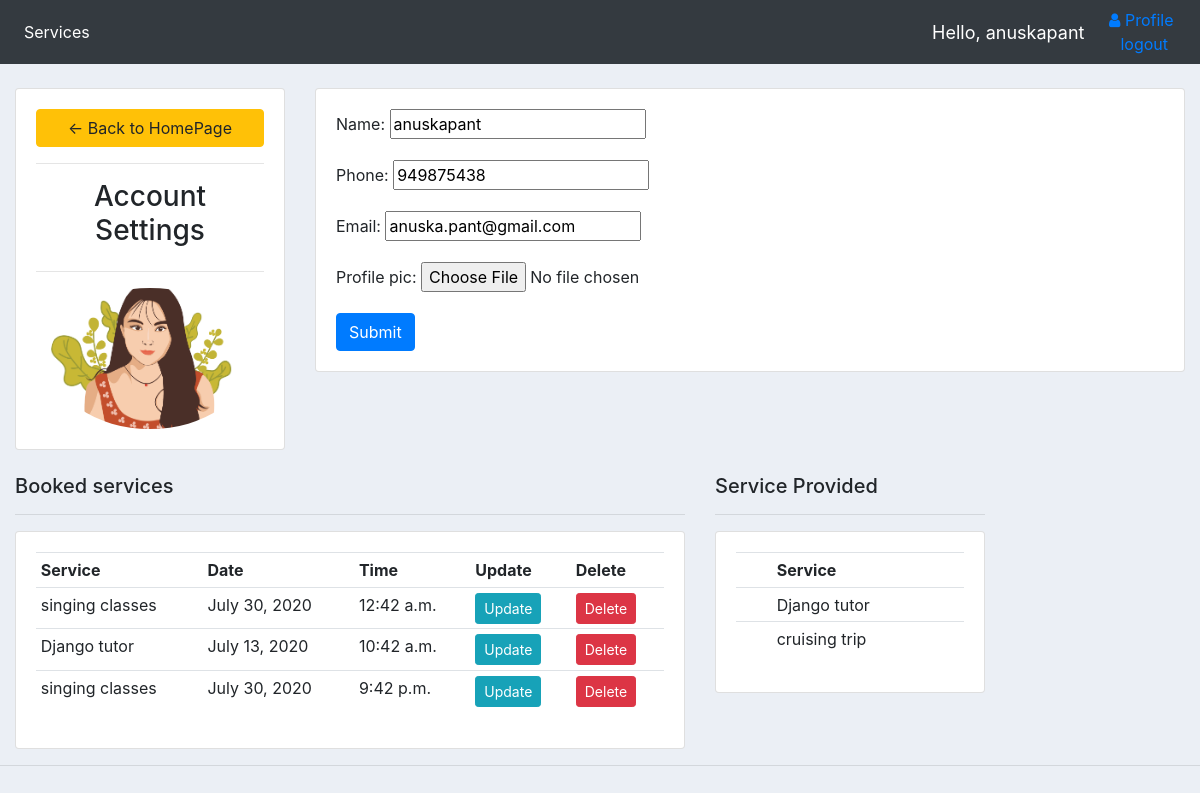
The page /user-profile/ (signed in) on the database its author committed.
### bookingApp/models.py (models this page shows, shortened)
class Customer(models.Model):
	user = models.OneToOneField(User, on_delete=models.CASCADE, null=True, blank=True)
	name = models.CharField(max_length=200, null=True)
	phone = models.CharField(max_length=200, null=True, blank=True)
	email = models.CharField(max_length=200, null=True, blank=True)
	profile_pic = models.ImageField(default = "default_img.jpg", null=True, blank=True)

class Booking(models.Model):
	service = models.ForeignKey(Service,  null=True, on_delete = models.SET_NULL)
	date=models.DateField(default=date.today, auto_now=False, auto_now_add=False)
	time=models.TimeField(default=timezone.now, auto_now=False, auto_now_add=False)
	buyer = models.ForeignKey(Customer, null=True, on_delete = models.CASCADE)
	class Meta:
		unique_together = ('service', 'date', 'time',)

class Service(models.Model):
	name = models.CharField(max_length = 200, null = True)
	description = models.CharField(max_length = 200, null = True)
	price = models.FloatField(null = True)
	seller = models.ForeignKey(Customer, null=True, on_delete = models.CASCADE)
	def __str__(self):
		return self.name

### bookingApp/decorators.py (the view)
		def wrapper_func(request, *args, **kwargs):
			group = None
			if request.user.groups.exists():
				group = request.user.groups.all()[0].name
			if group in allowed_roles:
				return view_func(request, *args, **kwargs)
			else:
				return HttpResponse('You are not authorized to view this page')

### bookingApp/forms.py
class CustomerForm(ModelForm):
	class Meta:
		model = Customer
		fields = '__all__'
		exclude = ['user']
		widgets = {
            'profile_pic': FileInput(),
        }

### bookingApp/views.py (called while the page is built)
@login_required(login_url='login')
@allowed_users(allowed_roles=['customer'])
def userProfile(request):
	img = request.user.customer.profile_pic.url
	customer = request.user.customer
	services = Service.objects.filter(seller=customer)
	bookings = Booking.objects.filter(buyer=customer)
	form = CustomerForm(instance=customer)
	if request.method == 'POST':
		form = CustomerForm(request.POST, request.FILES,instance=customer)
		if form.is_valid():
			form.save()
			return redirect('user-profile')
	context = {'form':form, 'img':img , 'services':services , 'bookings' : bookings}
	return render(request, 'template/user.html',context)

### bookingApp/templates/template/user.html (shortened to what this page needs)
{%  extends 'template/main.html' %}
{% load static %}
{% block content %}
<br>
<div class="row">
	<div class="col-md-3">
		<div class="card card-body">
			<a class="btn btn-warning" href="{% url 'services' %}"> &#8592; Back to HomePage</a>
			<hr>
			<h3 style="text-align: center">Account Settings</h3>
			<hr>
			<img class="profile-pic" src= "{{img}}"alt="my image">
		</div>
	</div>
	<div class="col-md-9">
		<div class="card card-body">
			<form method="POST" action="" enctype="multipart/form-data">
				{{form.as_p}}
			<input class="btn btn-primary" type="submit" name="Update Information">
			</form>
		</div>
	</div>
</div>
<br>
<div class="row">
	<div class="col-md-7">
		<h5>Booked services</h5>
		<hr>
		<div class="card card-body">
			<table class="table table-sm">
				<tr>
					<th>Service</th>
					<th>Date</th>
					<th>Time</th>
					<th>Update</th>
					<th>Delete</th>
				</tr>
				{% for booking in bookings%}
				<tr>
					<td>{{booking.service}}</td>
					<td>{{booking.date}}</td>
					<td>{{booking.time}}</td>
					<td><a class="btn btn-info btn-sm" href="{% url 'update-booking' booking.id %}">Update</a></td>
					<td><a class="btn btn-danger btn-sm" href="{% url 'delete-booking' booking.id %}">Delete</a></td>
				</tr>
				{% endfor %}
			</table>
		</div>
	</div>
	<div class="col-md-3">
		<h5>Service Provided</h5>
		<hr>
		<div class="card card-body">
			<table class="table table-sm">
				<tr>
					<th></th>
					<th></th>
					<th>Service</th>
				</tr>
				{% for service in services  %}
				<tr>
					<td></td>
					<td></td>
					<td>{{service.name}}</td>
				</tr>
				{% endfor %}
			</table>
		</div>
	</div>
</div>
{% endblock %}

### bookingApp/templates/template/main.html (shortened to what this page needs)
{% load static %}
<!DOCTYPE html>
<html>
<head>
	<link rel="stylesheet" href="https://stackpath.bootstrapcdn.com/bootstrap/4.3.1/css/bootstrap.min.css">
	<link rel="stylesheet" href="https://cdnjs.cloudflare.com/ajax/libs/font-awesome/4.7.0/css/font-awesome.min.css">
	<link rel="stylesheet" type="text/css" href="{% static 'css/main.css' %}">
</head>
<body>
	{% include 'template/navbar.html' %}
	<div class="container-fluid">
		{% block content %}
		{% endblock %}
	</div>
	<hr>
</body>
</html>
</html>

### bookingApp/templates/template/navbar.html (shortened to what this page needs)
{% load static %}
<nav class="navbar navbar-expand-lg navbar-dark bg-dark">
  <div class="collapse navbar-collapse" id="navbarNav">
    <ul class="navbar-nav">
      <li class="nav-item active">
        <a class="nav-link" href="{% url 'services' %}">Services</a>
      </li>
    </ul>
  </div>
  {% if request.user.id%}
    <span class = "hello-msg">Hello, {{request.user}}</span>
    <span><a href="{% url 'user-profile'%}"><i class="fa fa-fw fa-user" ></i>Profile</a><span>
    <div class='mx-3'><a href="{% url 'logout'%}">logout</a></div>
  {% else %}
      <span><a href="{% url 'login'%}"><i class="fa fa-fw fa-user" ></i>Login</a></span>
  {% endif %}
</nav>

### static/css/main.css (style rules this page uses)
body { background-color: #ebeff5; }

### bookingApp/templates/template/navbar.html (style rules this page uses)
.hello-msg { font-size: 18px; color: #fff; margin-right: 20px; }

### bookingApp/templates/template/user.html (style rules this page uses)
.profile-pic { max-width: 200px; max-height:200px; margin: 0 auto; border-radius: 50%; }

### rows shown on the page
Customer: name "anuskapant", phone "949875438", email "anuska.pant@gmail.com"
Booking: service "singing classes", date "July 30, 2020", time "12:42 a.m."
Booking: service "Django tutor", date "July 13, 2020", time "10:42 a.m."
Booking: service "singing classes", date "July 30, 2020", time "9:42 p.m."
Service: name "Django tutor"
Service: name "cruising trip"

### other values the page prints
{{ request.user }} "anuskapant"
